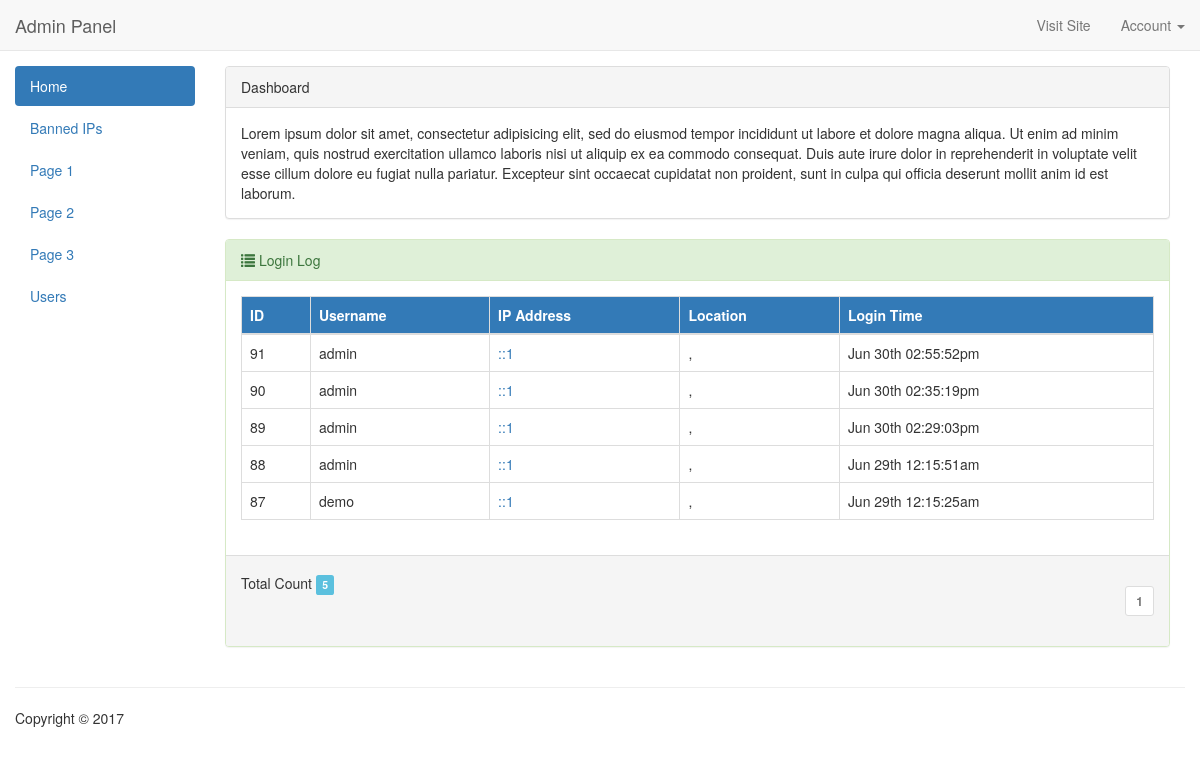
The app's page /page.php?page=dashboard (signed in) with its own data.
### tables this page shows
CREATE TABLE IF NOT EXISTS `ipslog` (
  `id` int(11) NOT NULL AUTO_INCREMENT,
  `username` varchar(50) NOT NULL,
  `ipaddr` varchar(50) NOT NULL,
  `location` varchar(100) NOT NULL,
  `login` datetime NOT NULL,
  PRIMARY KEY (`id`)
);

### pages/loginpagging.php (called while the page is built, shortened)
<?php
	$dataperPage = 5;
	if(isset($_GET['hal'])) {
		$noPage= $_GET['hal'];
	} else {
		$noPage=1;
	}
	$offset = ($noPage-1)*$dataperPage;
?>

### pages/dashboard.php (the view, shortened to what this page needs)
<div class="panel panel-default">
    <div class="panel-heading">Dashboard</div>
    <div class="panel-body">
        Lorem ipsum dolor sit amet, consectetur adipisicing elit, sed do eiusmod
		tempor incididunt ut labore et dolore magna aliqua. Ut enim ad minim veniam,
	quis nostrud exercitation ullamco laboris nisi ut aliquip ex ea commodo
	consequat. Duis aute irure dolor in reprehenderit in voluptate velit esse
	cillum dolore eu fugiat nulla pariatur. Excepteur sint occaecat cupidatat non
	proident, sunt in culpa qui officia deserunt mollit anim id est laborum.
    </div>
</div>
<div class="panel panel-success">
    <div class="panel-heading">
        <span class="glyphicon glyphicon-list"></span> Login Log
    </div>
    <div class="panel-body">
		<div class="table-responsive">
			<?php include './pages/loginpagging.php'; ?>
            <table class="table table-bordered table-hover">
				<thead>
					<tr class="bg-primary">
						<th>ID</th>
						<th>Username</th>
						<th>IP Address</th>
						<th>Location</th>
						<th>Login Time</th>
					</tr>
				</thead>
				<tbody>
					<?php
					$SQLshow = mysqli_query($con,"SELECT * FROM ipslog ORDER BY id DESC limit $offset, $dataperPage");
					while($row = mysqli_fetch_array($SQLshow)){
					?>
					<tr>
						<td><?php echo $row[id]; ?></td>
						<td><?php echo $row[username]; ?></td>
						<td><a href="http://ipinfo.io/<?php echo $row[ipaddr]; ?>" target="_blank"><?php echo $row[ipaddr]; ?></a></td>
						<td><?php echo $row[location]; ?></td>
						<?php $date = date_create($row[login]); ?>
						<td><?php echo date_format($date,"M dS h:i:sa"); ?></td>
					</tr>
					<?php
					}
					?>
				</tbody>
			</table>
		</div>
    </div>
    <div class="panel-footer">
        <div class="row">
            <div class="col-md-6">
				<?php
				$query = mysqli_query($con,"SELECT COUNT(*) jumData from ipslog");
				$data = mysqli_fetch_array($query);
				$jumlahData = $data["jumData"];
				?>
                <h5>Total Count <span class="label label-info"><?php echo $jumlahData; ?></span></h5>
            </div>
            <div class="col-md-6">
                <ul class="pagination pagination-sm pull-right">
					<?php include './pages/loginviewpage.php';?>
                </ul>
            </div>
        </div>
    </div>
</div>

### page.php (shortened to what this page needs)
<?php
@include "./config/config.inc.php";
$page = $_GET['page'];
?>
<!DOCTYPE html>
<html>
<head>
<link href="./bootstrap-3.3.7/css/bootstrap.min.css" rel="stylesheet" id="bootstrap-css">
<link href="./font-awesome-4.7.0/css/font-awesome.min.css" rel="stylesheet" media="screen">
<body>
<nav class="navbar navbar-default navbar-static-top">
	<div class="container-fluid">
		<div class="navbar-header">
			<a class="navbar-brand" href="#">Admin Panel</a>
		</div>
		<div class="collapse navbar-collapse" id="bs-example-navbar-collapse-1">
			<ul class="nav navbar-nav navbar-right">
				<li><a href="#">Visit Site</a></li>
				<li class="dropdown ">
					<a href="#" class="dropdown-toggle" data-toggle="dropdown" role="button" aria-expanded="false">
						Account
						<span class="caret"></span></a>
					</li>
				</ul>
			</div>
		</div>
	</nav>
	<div class="container-fluid main-container">
		<div class="col-md-2 sidebar">
			<ul class="nav nav-pills nav-stacked">
				<li class="active"><a href="./page.php?page=dashboard">Home</a></li>
				<li><a href="./page.php?page=banned">Banned IPs</a></li>
				<li><a href="./page.php?page=page1">Page 1</a></li>
				<li><a href="./page.php?page=page2">Page 2</a></li>
				<li><a href="./page.php?page=page3">Page 3</a></li>
				<li><a href="./page.php?page=users">Users</a></li>
			</ul>
		</div>
		<div class="col-md-10 content">
			<?php
				if ($page=='dashboard'){
					@include './pages/dashboard.php';
				} elseif ($page=='banned'){
					@include './pages/banned.php';
				} elseif ($page=='page1'){
					@include './pages/page1.php';
				} elseif ($page=='page2'){
					@include './pages/page2.php';
				} elseif ($page=='page3'){
					@include './pages/page3.php';
				} elseif ($page=='users'){
					@include './pages/users.php';
				} elseif ($page=='edituser'){
					@include './pages/edituser.php';
				}
			?>
		</div>
		<footer class="pull-left footer">
			<p class="col-md-12">
				<hr class="divider">
				Copyright &COPY; 2017
			</p>
		</footer>
	</div>
</body>
</html>

### pages/loginviewpage.php (shortened to what this page needs)
<?php
$jumPage=ceil($jumlahData / $dataperPage);
for($page = 1; $page <= $jumPage; $page++) {
	if ((($page >= $noPage - 3) && ($page <= $noPage + 3)) || ($page == 1) || ($page == $jumPage)) {
		if ($page == $noPage){
			echo '<li class="disabled">';
			echo " <a href='#'><b>".$page."</b></a> ";
			echo '</li>';
		} else {
			echo '<li>';
			echo "<a href='./page.php?page=dashboard&hal=".$page."'>".$page."</a>";
			echo '</li>';
		}
	}
}
?>

### page.php (style rules this page uses)
.sidebar { padding-left: 0; }
.main-container { background: #FFF; padding-top: 15px; margin-top: -20px; }
.footer { width: 100%; }

### records on screen
ipslog: id "91", username "admin", ipaddr "::1", location ",", login "Jun 30th 02:55:52pm"
ipslog: id "90", username "admin", ipaddr "::1", location ",", login "Jun 30th 02:35:19pm"
ipslog: id "89", username "admin", ipaddr "::1", location ",", login "Jun 30th 02:29:03pm"
ipslog: id "88", username "admin", ipaddr "::1", location ",", login "Jun 29th 12:15:51am"
ipslog: id "87", username "demo", ipaddr "::1", location ",", login "Jun 29th 12:15:25am"

### other values on screen
$jumlahData "5"
